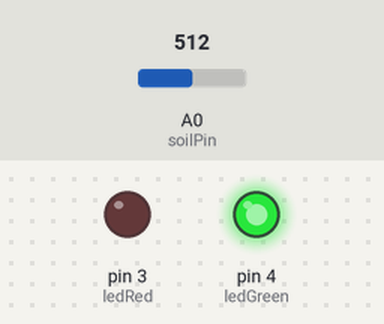
Bench run of a sketch on a simulated Arduino Uno, built with avr-gcc and run on an emulated ATmega328P. On the bench: output pins drawn as LEDs (lit = HIGH). The test bench sets the inputs (shaded band); at power-on: A0 (soilPin) = 512. Pins used as bus, display or sensor lines are not drawn; what the sketch prints to the serial monitor is not drawn.

Above: at 1.2 s.
1.3 s: A0 (soilPin) set to 216
10.6 s: A0 (soilPin) set to 188
15.6 s: A0 (soilPin) set to 210
Timing chart, 0 to 18.6 s (numbered marks = the images above; inputs shaded):
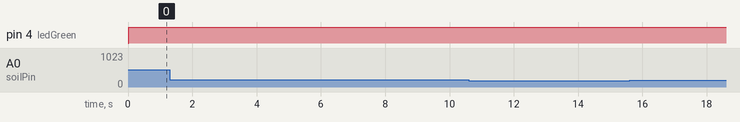

The sketch:

sketch_jun22a-soilmoisture.ino
```cpp
// (licence header left out)
int val = 0;        //value for storing moisture value
int soilPin = A0;   //Declare a variable for the soil moisture sensor
int soilPower = 7;  //Variable for Soil moisture Power
#define ledGreen 4
#define ledRed 3

//Rather than powering the sensor through the 3.3V or 5V pins,
//we'll use a digital pin to power the sensor. This will
//prevent corrosion of the sensor as it sits in the soil.

void setup() {
  Serial.begin(9600);  // open serial over USB

  pinMode(soilPower, OUTPUT);    //Set D7 as an OUTPUT
  digitalWrite(soilPower, LOW);  //Set to LOW so no power is flowing through the sensor

  //leds
  pinMode(ledGreen, OUTPUT);
  pinMode(ledRed, OUTPUT);
}

void loop() {
  Serial.print("Soil Moisture = ");
  //get soil moisture value from the function below and print it
  Serial.println(readSoil());

  if (readSoil() <= 200) {
    pinREDBlink();

    digitalWrite(ledGreen, LOW);
  } else {
    digitalWrite(ledGreen, HIGH);
    digitalWrite(ledRed, LOW);
  }

  //This 1 second timefrme is used so you can test the sensor and see it change in real-time.
  //For in-plant applications, you will want to take readings much less frequently.
  delay(10000);  //take a reading every 10 seconds

}
//This is a function used to get the soil moisture content
int readSoil() {

  digitalWrite(soilPower, HIGH);  //turn D7 "On"
  delay(10);                      //wait 10 milliseconds
  val = analogRead(soilPin);      //Read the SIG value form sensor
  digitalWrite(soilPower, LOW);   //turn D7 "Off"
  return val;                     //send current moisture value
}

//linking of the leds
int pinREDBlink() {

  for (int i = 0; i < 10; i++) {
    digitalWrite(ledRed, HIGH);
    delay(100);
    digitalWrite(ledRed, LOW);
  }
}
```

Measured:
- after the input at 1.3 s, every drawn part: stays the same
- after the input at 10.6 s, every drawn part: stays the same
- after the input at 15.6 s, pin 3 (ledRed): stays LOW (without the input it goes to HIGH after 4.5 s); pin 4 (ledGreen): stays HIGH (without the input it goes to LOW after 5.5 s)
